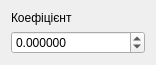
<?xml version="1.0" encoding="UTF-8"?>
<ui version="4.0">
 <class>CoefItem</class>
 <widget class="QWidget" name="CoefItem">
  <property name="geometry">
   <rect>
    <x>0</x>
    <y>0</y>
    <width>156</width>
    <height>64</height>
   </rect>
  </property>
  <property name="minimumSize">
   <size>
    <width>0</width>
    <height>57</height>
   </size>
  </property>
  <property name="maximumSize">
   <size>
    <width>16777215</width>
    <height>74</height>
   </size>
  </property>
  <property name="windowTitle">
   <string>Form</string>
  </property>
  <layout class="QVBoxLayout" name="verticalLayout">
   <property name="sizeConstraint">
    <enum>QLayout::SetMinimumSize</enum>
   </property>
   <item>
    <widget class="QLabel" name="labelCoef">
     <property name="text">
      <string>Коефіцієнт</string>
     </property>
     <property name="wordWrap">
      <bool>true</bool>
     </property>
    </widget>
   </item>
   <item>
    <widget class="QDoubleSpinBox" name="dsbCoef">
     <property name="decimals">
      <number>6</number>
     </property>
     <property name="minimum">
      <double>-99.000000000000000</double>
     </property>
     <property name="singleStep">
      <double>0.010000000000000</double>
     </property>
    </widget>
   </item>
  </layout>
 </widget>
 <resources/>
 <connections/>
</ui>
